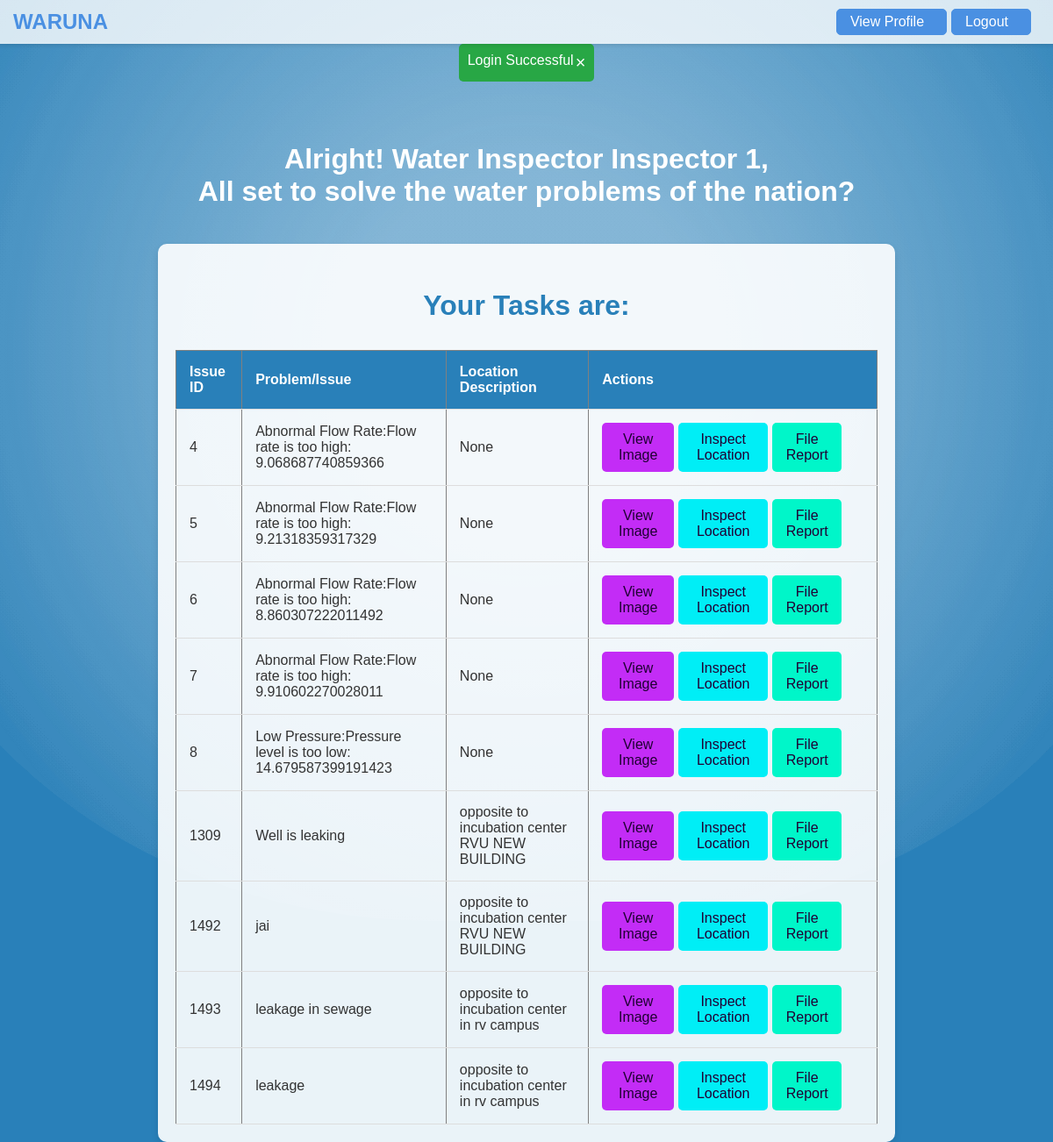
The app's page /inspector_dashboard (signed in) with its own data.
### tables this page shows
CREATE TABLE reported_problems 
                 (id INTEGER PRIMARY KEY AUTOINCREMENT, location TEXT, landmark TEXT, 
                 location_description TEXT, issue_image TEXT, issue_description TEXT, 
                 email TEXT, date TEXT, lat REAL, lng REAL, assigned_to TEXT, status TEXT);

### app.py (the view)
@app.route('/inspector_dashboard')
def inspector_dashboard():
    if 'employee_id' in session and session['role'] == 'Water Inspector':
        name = session['name']
        conn = sqlite3.connect('waruna.db')
        c = conn.cursor()
        c.execute("SELECT id, issue_description, location_description, lat, lng FROM reported_problems WHERE assigned_to = ?",
                  (session['employee_id'],))
        tasks = c.fetchall()
        conn.close()
        flash('Login Successful', 'success')
        return render_template('inspector_dashboard.html', name=name, tasks=tasks)
    else:
        flash('Please log in as a Water Inspector to access this page', 'error')
        return redirect(url_for('login'))

### templates/inspector_dashboard.html (shortened to what this page needs)
<!DOCTYPE html>
<html lang="en">
<head>
</head>
<body>
    <nav class="navbar">
        <a class="navbar-brand" href="#">WARUNA</a>
        <div class="boxes">
            <div class="login-box"><a class="nav-link" href="/view_profile">View Profile</a></div>
            <div class="login-box"><a class="nav-link" href="/logout">Logout</a></div>
        </div>
    </nav>
    {% with messages = get_flashed_messages() %}
    {% if messages %}
    <div id="flash-messages" class="flash-messages">
        <ul>
            {% for message in messages %}
            <li>
                <span class="close" style="margin-left: 2px;">&times;</span>
                {{ message }}
            </li>
            {% endfor %}
        </ul>
    </div>
    {% endif %}
    {% endwith %}
    <div class="background-animation">
    </div>
    <h1 class="title">Alright! Water Inspector {{ name }},<br> All set to solve the water problems of the nation?</h1>
    <div class="container">
        <p class="yta">Your Tasks are: </p>
        <table border="1">
            <thead>
                <tr>
                    <th>Issue ID</th>
                    <th>Problem/Issue</th>
                    <th>Location Description</th>
                    <th>Actions</th>
                </tr>
            </thead>
            <tbody>
                {% for task in tasks %}
                <tr>
                    <td>{{ task[0] }}</td>
                    <td>{{ task[1] }}</td>
                    <td>{{ task[2] }}</td>
                    <td>
                        <div class="boxes">
                        <a href="{{ url_for('view_image', issue_id=task[0]) }}" class="btn btn-showimg" target="_blank" >View Image</a>
                        <a href="{{ url_for('inspect_location', lat=task[3], lng=task[4]) }}" class="btn btn-insloc" target="_blank" >Inspect Location</a>
                        <a href="{{ url_for('file_report', issue_id=task[0]) }}" class="btn btn-filerepo" target="_blank" >File Report</a>
                        </div>
                    </td>
                </tr>
                {% endfor %}
            </tbody>
        </table>
    </div>
    <div class="background-animation">
    </div>
</body>
</html>

### templates/inspector_dashboard.html (style rules this page uses)
body { font-family: Arial, sans-serif; background-color: #2980b9; margin: 0; padding: 0; display: flex; flex-direction: column; align-items: center; min-height: 100vh; overflow: hidden; position: relative; }
.navbar { background: rgba(255, 255, 255, 0.8); padding: 10px 20px; display: flex; justify-content: space-between; align-items: center; box-shadow: 0 2px 4px rgba(0, 0, 0, 0.1); position: relative; width: 100%; top: 0; z-index: 1000; }
.navbar-brand { font-weight: bold; color: #4A90E2; text-decoration: none; font-size: 1.5rem; margin-left: 15px; }
.login-box { border: 1px solid #4A90E2; padding: 5px 15px; border-radius: 5px; background: #4A90E2; color: white; margin-right: 5px; }
.login-box a { color: white; text-decoration: none; }
.boxes { display: flex; margin-right: 20px; }
.background-animation { position: fixed; top: 0; left: 0; width: 100%; height: 100%; z-index: -1; }
.title { font-size: 32px; color: #fff; text-align: center; margin-top: 50px; animation: floatUp 1s ease-out; }
.container { max-width: 800px; padding: 20px; border-radius: 10px; background-color: rgba(255, 255, 255, 0.9); box-shadow: 0 4px 8px rgba(0, 0, 0, 0.1); margin-top: 20px; animation: floatUp 1s ease-out; }
table { width: 100%; border-collapse: collapse; margin-top: 20px; animation: fadeInTable 1s ease-out; }
th, td { padding: 15px; text-align: left; border-bottom: 1px solid #ddd; color: #333; }
th { background-color: #2980b9; color: #fff; }
a { text-decoration: none; color: #2980b9; margin-right: 10px; transition: color 0.3s ease; }
.yta { font-size: xx-large; font-weight: bold; text-align: center; color: #2980b9; }
.flash-messages { background-color: #28a745; color: #fff; padding: 10px; margin-bottom: 20px; border-radius: 5px; position: relative; }
.flash-messages ul { list-style-type: none; margin: 0; padding: 0; }
.flash-messages .close { color: #fff; float: right; font-size: 20px; cursor: pointer; }
.btn { padding: 10px 15px; text-align: center; text-decoration: none; display: inline-block; border-radius: 5px; cursor: pointer; margin-right: 5px; }
.btn-showimg { background-color: #c32cf6; color: rgb(32, 0, 52); }
.btn-insloc { background-color: #00eef6; color: rgb(32, 0, 52); }
.btn-filerepo { background-color: #00f6c9; color: rgb(32, 0, 52); }

### records on screen
reported_problems: id "4", issue_description "Abnormal Flow Rate:Flow rate is too high: 9.068687740859366", task "None"
reported_problems: id "5", issue_description "Abnormal Flow Rate:Flow rate is too high: 9.21318359317329", task "None"
reported_problems: id "6", issue_description "Abnormal Flow Rate:Flow rate is too high: 8.860307222011492", task "None"
reported_problems: id "7", issue_description "Abnormal Flow Rate:Flow rate is too high: 9.910602270028011", task "None"
reported_problems: id "8", issue_description "Low Pressure:Pressure level is too low: 14.679587399191423", task "None"
reported_problems: id "1309", issue_description "Well is leaking", location_description "opposite to incubation center RVU NEW BUILDING"
reported_problems: id "1492", issue_description "jai", location_description "opposite to incubation center RVU NEW BUILDING"
reported_problems: id "1493", issue_description "leakage in sewage", location_description "opposite to incubation center in rv campus"
reported_problems: id "1494", issue_description "leakage", location_description "opposite to incubation center in rv campus"

### other values on screen
{{ message }} "Login Successful"
{{ name }} "Inspector 1"
